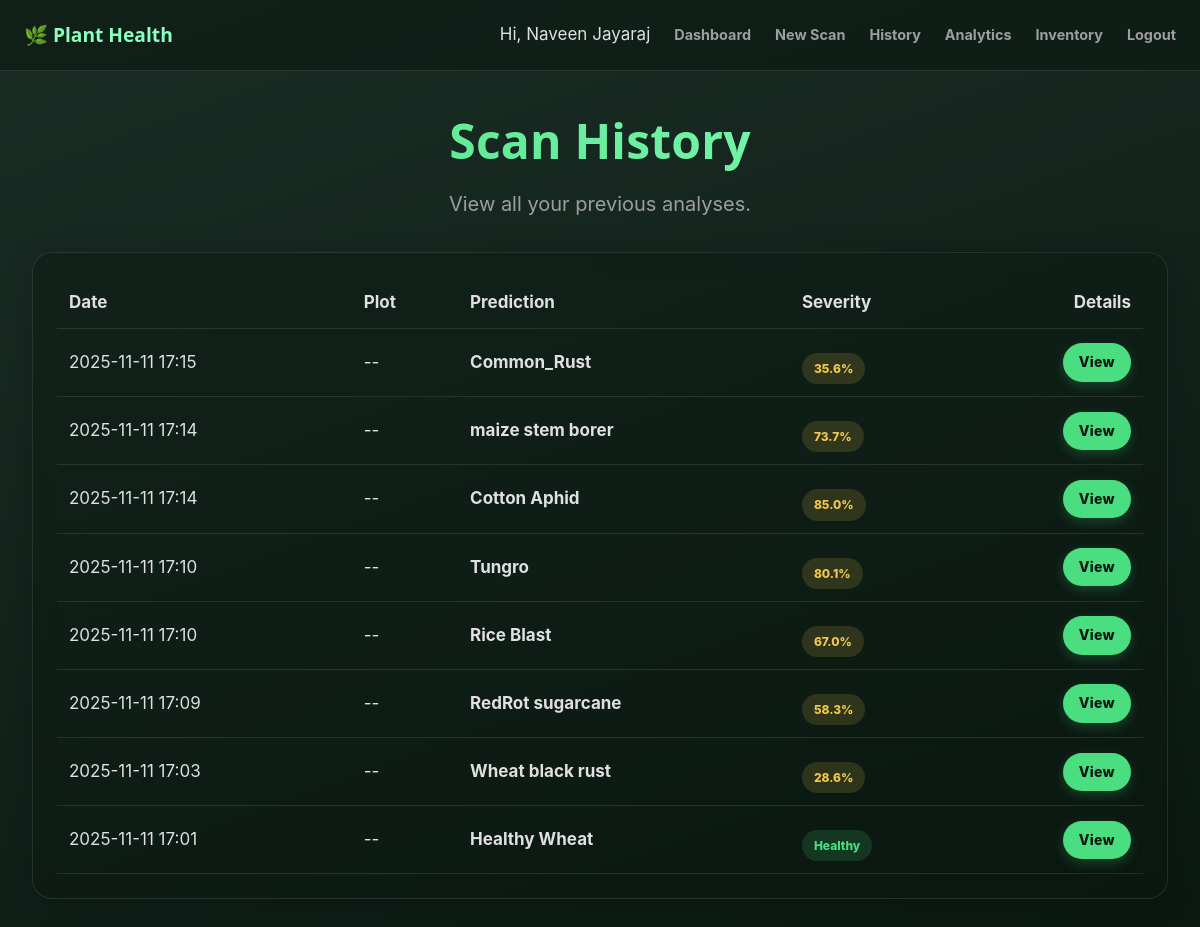
The app's page /history (signed in), older data.
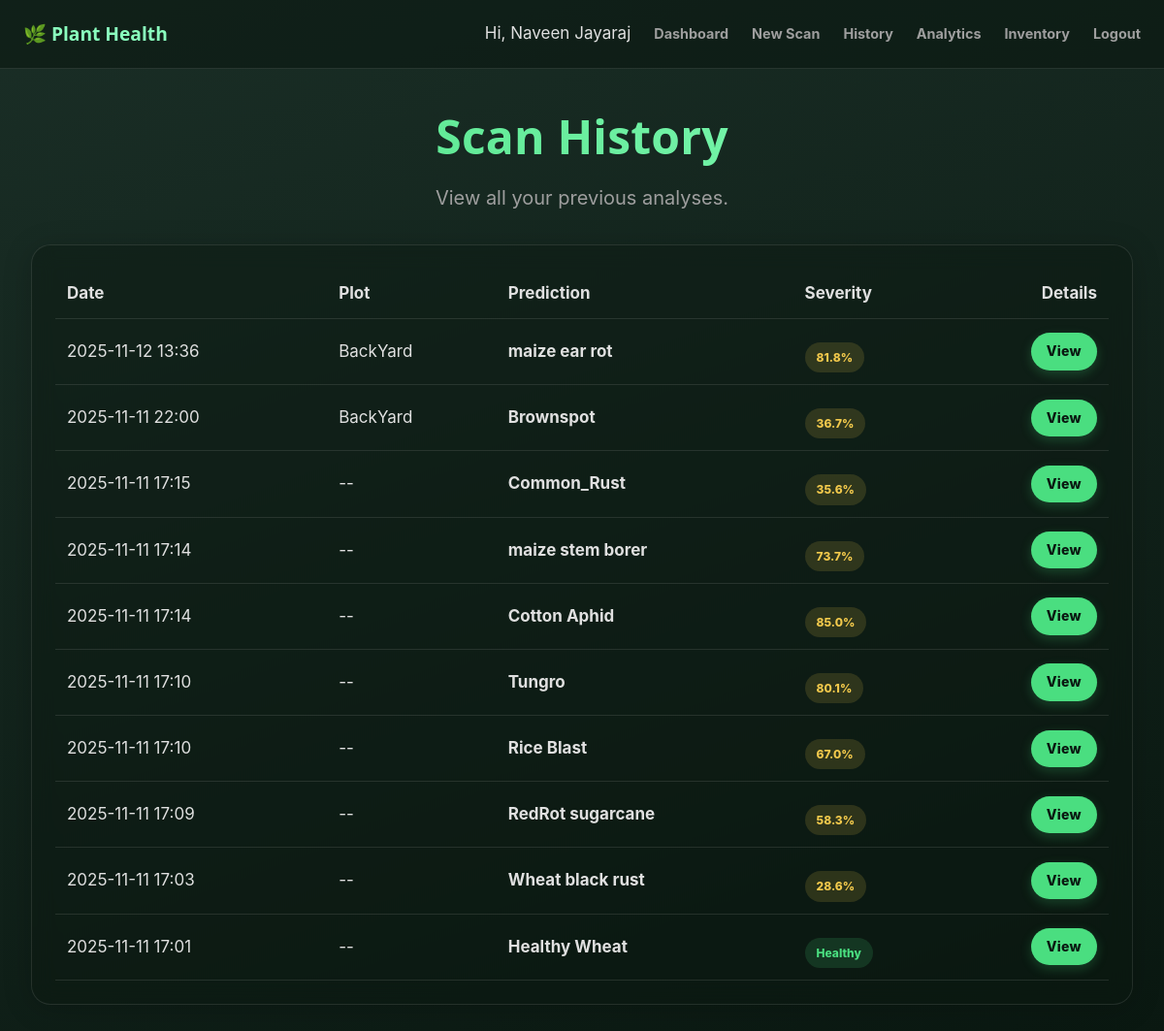
The same page, newer data.
### app.py (models this page shows, shortened)
class User(UserMixin, db.Model):
    id = db.Column(db.Integer, primary_key=True)
    name = db.Column(db.String(150), nullable=False)
    username = db.Column(db.String(100), unique=True, nullable=False)
    password_hash = db.Column(db.String(200), nullable=False)
    latitude = db.Column(db.Float, nullable=True)
    longitude = db.Column(db.Float, nullable=True)
    scans = db.relationship('ScanHistory', backref='user', lazy=True)
    plots = db.relationship('Plot', backref='owner', lazy=True)
    tasks = db.relationship('Task', backref='owner', lazy=True)
    resources = db.relationship('Resource', backref='owner', lazy=True)

class ScanHistory(db.Model):
    id = db.Column(db.Integer, primary_key=True)
    user_id = db.Column(db.Integer, db.ForeignKey('user.id'), nullable=False)
    timestamp = db.Column(db.DateTime, nullable=False, default=datetime.utcnow)
    plot_id = db.Column(db.Integer, db.ForeignKey('plot.id'), nullable=True)
    latitude = db.Column(db.Float, nullable=True)
    longitude = db.Column(db.Float, nullable=True)
    pred_class = db.Column(db.String(100), nullable=False)
    is_healthy = db.Column(db.Boolean, nullable=False)
    confidence = db.Column(db.Float, nullable=False)
    severity = db.Column(db.Float)
    plant_type = db.Column(db.String(50))
    image_filename = db.Column(db.String(200), nullable=False)
    definition_json = db.Column(db.Text)
    solution_json = db.Column(db.Text)
    fertilizer_json = db.Column(db.Text)
    top3_json = db.Column(db.Text)

class Plot(db.Model):
    id = db.Column(db.Integer, primary_key=True)
    name = db.Column(db.String(100), nullable=False)
    location = db.Column(db.String(200))
    crop_type = db.Column(db.String(100))
    user_id = db.Column(db.Integer, db.ForeignKey('user.id'), nullable=False)
    scans = db.relationship('ScanHistory', backref='plot', lazy=True)
    irrigation_frequency_days = db.Column(db.Integer, nullable=True)
    fertilization_frequency_days = db.Column(db.Integer, nullable=True)
    preferred_fertilizer = db.Column(db.String(100), nullable=True)

### app.py (the view)
@app.route('/history')
@login_required
def history():
    scans = ScanHistory.query.filter_by(user_id=current_user.id).order_by(ScanHistory.timestamp.desc()).all()
    return render_template('history.html', scans=scans)

### app.py (called while the page is built)
@login_manager.user_loader
def load_user(user_id):
    return User.query.get(int(user_id))

### templates/history.html (shortened to what this page needs)
{% extends "base.html" %}
{% block content %}
<div class="main-container">
  <div class="hero">
    <div class="hero-title">Scan History</div>
    <p class="hero-subtitle">View all your previous analyses.</p>
  </div>
  <div class="history-list card" style="padding: var(--space-4); overflow-x: auto;">
    {% if scans %}
      <table style="width: 100%; border-collapse: collapse; min-width: 600px;">
        <thead>
          <tr style="border-bottom: 1px solid var(--border);">
            <th style="text-align: left; padding: var(--space-2);">Date</th>
            <th style="text-align: left; padding: var(--space-2);">Plot</th>
            <th style="text-align: left; padding: var(--space-2);">Prediction</th>
            <th style="text-align: left; padding: var(--space-2);">Severity</th>
            <th style="text-align: right; padding: var(--space-2);">Details</th>
          </tr>
        </thead>
        <tbody>
          {% for scan in scans %}
            <tr style="border-bottom: 1px solid var(--border);">
              <td style="padding: var(--space-2);">{{ scan.timestamp.strftime('%Y-%m-%d %H:%M') }}</td>
              <td style="padding: var(--space-2);">
                {% if scan.plot %}
                  {{ scan.plot.name }}
                {% else %}
                  --
                {% endif %}
              </td>
              <td style="padding: var(--space-2); font-weight: 700; color: var(--fg);">{{ scan.pred_class }}</td>
              <td style="padding: var(--space-2);">
                {% if scan.is_healthy %}
                  <span class="badge-caption badge-good">Healthy</span>
                {% else %}
                  <span class="badge-caption badge-mid">{{ "%.1f"|format(scan.severity) }}%</span>
                {% endif %}
              </td>
              <td style="text-align: right; padding: var(--space-2);">
                <a href="{{ url_for('scan_detail', scan_id=scan.id) }}" class="submit-button" style="padding: 8px 16px; font-size: 14px;">View</a>
              </td>
            </tr>
          {% endfor %}
        </tbody>
      </table>
    {% else %}
      <div class="info-box">You have no scan history yet.</div>
      <a href="{{ url_for('scan') }}" class="submit-button" style="margin-top: var(--space-3);">Start your first scan</a>
    {% endif %}
  </div>
</div>
{% endblock %}

### templates/base.html (shortened to what this page needs)
<!DOCTYPE html>
<html lang="en">
<head>
  <link rel="stylesheet" href="{{ url_for('static', filename='style.css') }}"/>
</head>
<body>
  <div class="leaf-container">
  </div>
  <nav class="navbar">
    <div class="navbar-container">
      <a href="{{ url_for('dashboard') }}" class="navbar-brand">🌿 Plant Health</a>
      <div class="navbar-nav">
        {% if current_user.is_authenticated %}
          <span class="nav-user">Hi, {{ current_user.name }}</span>
          <a href="{{ url_for('dashboard') }}">Dashboard</a>
          <a href="{{ url_for('scan') }}">New Scan</a>
          <a href="{{ url_for('history') }}">History</a>
          <a href="{{ url_for('analytics') }}">Analytics</a>
          <a href="{{ url_for('inventory') }}">Inventory</a>
          <a href="{{ url_for('logout') }}">Logout</a>
        {% else %}
          <a href="{{ url_for('login') }}">Login</a>
          <a href="{{ url_for('register') }}">Register</a>
        {% endif %}
      </div>
    </div>
  </nav>
  {% block content %}{% endblock %}
</body>
</html>

### static/style.css (style rules this page uses)
*, *::before, *::after { box-sizing: border-box; }
html, body { height: 100%; }
:root { --bg-1: #0a1811; --bg-2: #1a2e26; --bg-3: #2a4036; --card: rgba(10, 24, 17, 0.4); --card-strong: rgba(10, 24, 17, 0.6); --border: rgba(255, 255, 255, 0.1); --shadow: rgba(0,0,0,0.2); --fg: #e0e0e0; --muted: #9e9e9e; --accent-fg: #ffffff; --brand: #4ade80; --brand-2: #8affbe; --brand-3: #bfffda; --warn: #f2c94c; --danger: #ff7a6a; --space-1: 8px; --space-2: 12px; --space-3: 18px; --space-4: 24px; --space-5: 32px; --r-sm: 12px; --r-md: 16px; --r-lg: 20px; --r-xl: 24px; }
body { margin: 0; color: var(--fg); font-family: 'Inter', system-ui, -apple-system, Segoe UI, Roboto, Ubuntu, Cantarell, 'Helvetica Neue', Arial; background-color: #0c1411; background-image: linear-gradient(160deg, var(--bg-2) 0%, var(--bg-1) 100%); background-attachment: fixed; overflow-x: hidden; font-size: 17px; line-height: 1.6; position: relative; }
.leaf-container { position: fixed; top: 0; left: 0; width: 100%; height: 100%; pointer-events: none; overflow: hidden; z-index: 1; }
.main-container { max-width: 1280px; margin: 0 auto; padding: var(--space-5); position: relative; z-index: 10; }
.hero { margin: 0 auto var(--space-5); text-align: center; }
.hero-title { font-family: 'Poppins', system-ui; font-weight: 800; letter-spacing: 0.2px; font-size: clamp(32px, 5vw, 48px); margin-bottom: var(--space-1); background: linear-gradient(45deg, var(--brand), var(--brand-2)); -webkit-background-clip: text; -webkit-text-fill-color: transparent; }
.hero-subtitle { margin: var(--space-1) 0 0; color: var(--muted); font-size: clamp(16px, 2.5vw, 20px); }
.card { background: var(--card); border: 1px solid var(--border); border-radius: var(--r-lg); box-shadow: 0 4px 30px var(--shadow); backdrop-filter: blur(12px); -webkit-backdrop-filter: blur(12px); }
.submit-button, .button-new-analysis { display:inline-block; border:none; padding: 14px 28px; font-size: 16px; border-radius: 999px; font-weight: 800; letter-spacing: 0.3px; text-decoration: none; color: #0a1811; background-color: var(--brand); box-shadow: 0 4px 12px rgba(74, 222, 128, 0.22); cursor: pointer; transition: transform .15s ease, box-shadow .15s ease, background-color .15s ease; }
.badge-caption { display:inline-block; margin-top: var(--space-2); padding: 6px 12px; border-radius: 999px; font-size: 12px; font-weight: 800; }
.badge-good { background: rgba(74, 222, 128, 0.15); color: var(--brand); }
.badge-mid { background: rgba(242, 201, 76, 0.15); color: var(--warn); }
.navbar-container { max-width: 1280px; margin: 0 auto; display: flex; justify-content: space-between; align-items: center; height: 70px; }
.navbar-nav { display: flex; gap: var(--space-4); align-items: center; }
.navbar-nav a { text-decoration: none; color: var(--muted); font-weight: 700; font-size: 0.9rem; transition: color .2s ease; padding: 8px 0; }

### templates/base.html (style rules this page uses)
.navbar { width: 100%; background: var(--card-strong); border-bottom: 1px solid var(--border); padding: 0 var(--space-4); position: relative; z-index: 100; }
.navbar-container { max-width: 1280px; margin: 0 auto; display: flex; justify-content: space-between; align-items: center; height: 70px; }
.navbar-brand { font-family: 'Poppins', system-ui; font-weight: 700; font-size: 1.2rem; color: var(--brand-2); text-decoration: none; }
.navbar-nav { display: flex; gap: var(--space-4); align-items: center; }
.navbar-nav a { text-decoration: none; color: var(--muted); font-weight: 700; font-size: 0.9rem; transition: color .2s ease; padding: 8px 0; }
.navbar-nav .nav-user { color: var(--fg); }

Row changes from the older to the newer data that the page shows:
added ScanHistory: timestamp "2025-11-12 13:36", plot.name "BackYard", pred_class "maize ear rot", severity "81.8"
added ScanHistory: timestamp "2025-11-11 22:00", plot.name "BackYard", pred_class "Brownspot", severity "36.7"
